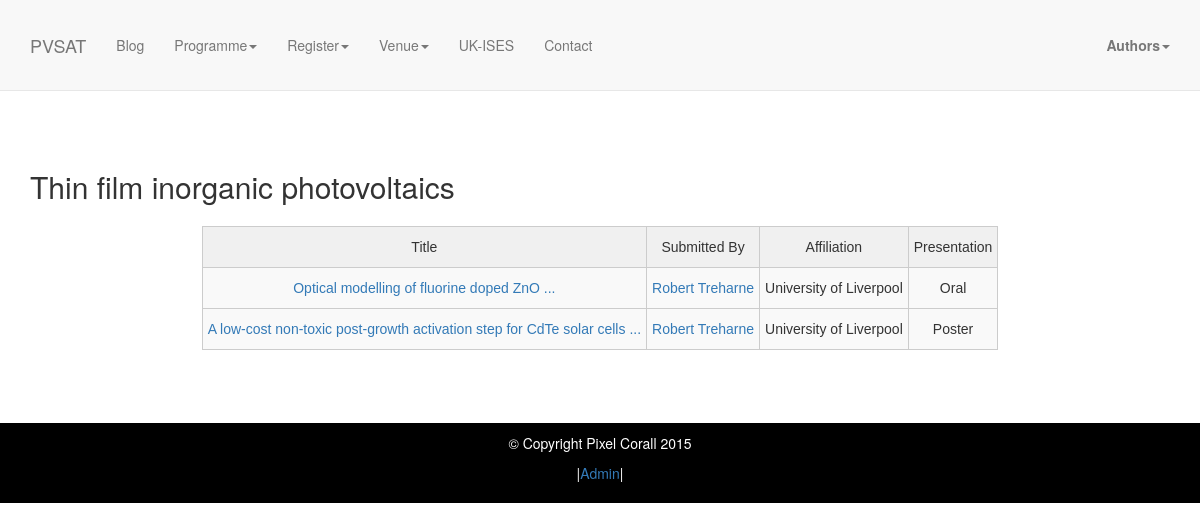
Before: /programme/themes/2/ with the older database file.
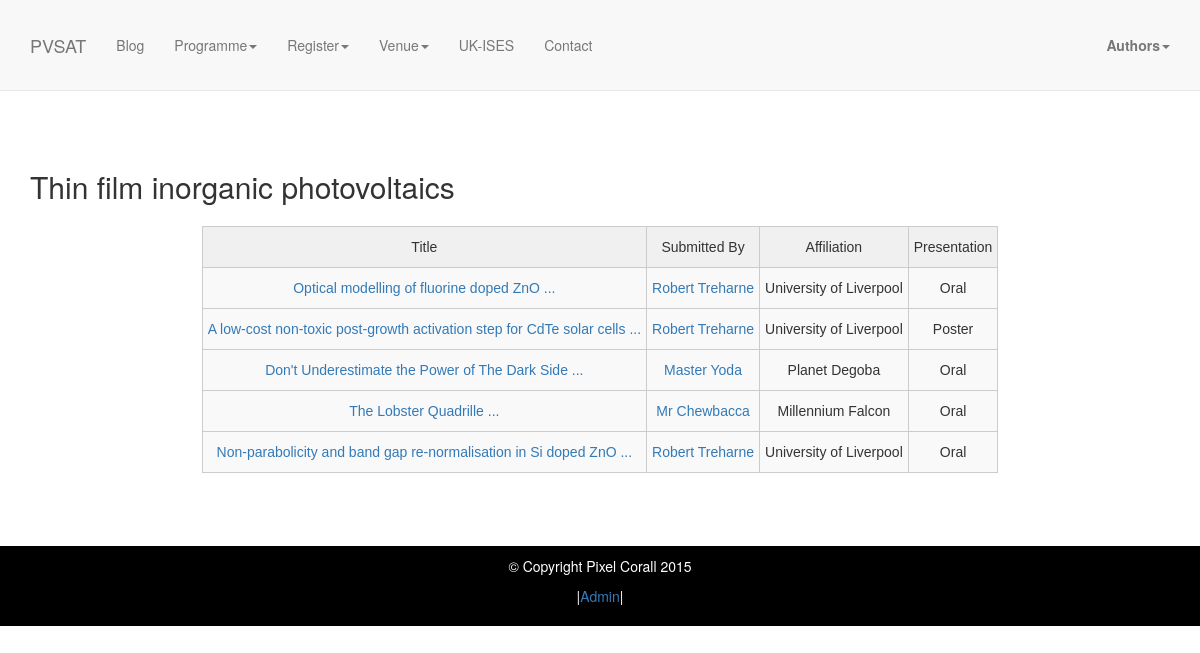
After: the same page with the newer database file.
### authors/models.py (models this page shows, shortened)
class Abstract(models.Model):
    author = models.ForeignKey(UserProfile)
    title = models.CharField(max_length=1000)
    abstract = models.TextField(max_length=5000)
    upload = models.FileField(upload_to='abstract_uploads', blank=True)
    theme = models.ManyToManyField(Theme)
    DELIVERY_CHOICE = (('Oral', 'Oral'), ('Poster', 'Poster'))
    delivery = models.CharField(max_length=6, choices=DELIVERY_CHOICE, default='Oral')
    STATUS = (('Awaiting Decision', 'Awaiting decision'), ('Accepted', 'Accept'), ('Rejected', 'Reject') )
    status = models.CharField(max_length=25, choices=STATUS, default='Awaiting Decision')
    date = models.DateTimeField(default=timezone.datetime.today())

class UserProfile(models.Model):
    user = models.OneToOneField(User)
    affiliation = models.CharField(max_length=128, blank = True)
    picture = ImageField(upload_to='user_images', default='static/img/avatar.png')
    url = models.URLField(blank=True)
    linkedin = models.URLField(blank=True)
    twitter = models.URLField(blank=True)
    bio = models.TextField(max_length=2000, blank=True)

### programme/views.py (the view)
# urls.py: url(r'^themes/(?P<theme_id>\d+)/$', 'programme.views.theme'),
def theme(request, theme_id=1):
	theme = Theme.objects.get(id=theme_id)
	abstracts = Abstract.objects.filter(theme=theme_id, status='Accepted')
        return render(request, 'theme.html', {'theme': theme, 'abstracts': abstracts})

### programme/templates/theme.html
{% extends 'base.html' %}
{% block content %}
    <section id="abstract" class="abstract-section">
        <div class="container">
            <div class="row">
                <div class="col-lg-12">
					<h2>{{theme.title}}</h2>
					{% if abstracts %}
					<table class="tg">
					  <tr>
						<th class="tg-031e">Title</th>
						<th class="tg-031e">Submitted By</th>
						<th class="tg-031e">Affiliation</th>
						<th class="tg-031e">Presentation</th>
					  </tr>
					{% for abstract in abstracts %}
					  <tr>
						  <td class="tg-4eph"><a href="/programme/abstracts/{{abstract.id}}">{{abstract.title|slice:":100"}} ...</a></td>
						  <td class="tg-4eph"><a href="/programme/profiles/{{abstract.author.user.id}}">{{abstract.author.user.first_name}} {{abstract.author.user.last_name}}</a></td>
						  <td class="tg-4eph">{{abstract.author.affiliation}}</a></td>
						  <td class="tg-4eph">{{abstract.delivery}}</td>
					  </tr>
					{% endfor %}
					</table>
					{% endif %}
				</div>
			</div>
		</div>
	</section>
{% endblock %}

Changed rows visible on the page:
now on this page (row edited): Abstract: title "Don't Underestimate the Power of The Dark Side", author.user.first_name "Master", author.user.last_name "Yoda", author.affiliation "Planet Degoba", delivery "Oral"
added Abstract: title "The Lobster Quadrille", author.user.first_name "Mr", author.user.last_name "Chewbacca", author.affiliation "Millennium Falcon", delivery "Oral"
now on this page (row edited): Abstract: title "Non-parabolicity and band gap re-normalisation in Si doped ZnO", author.user.first_name "Robert", author.user.last_name "Treharne", author.affiliation "University of Liverpool", delivery "Oral"
